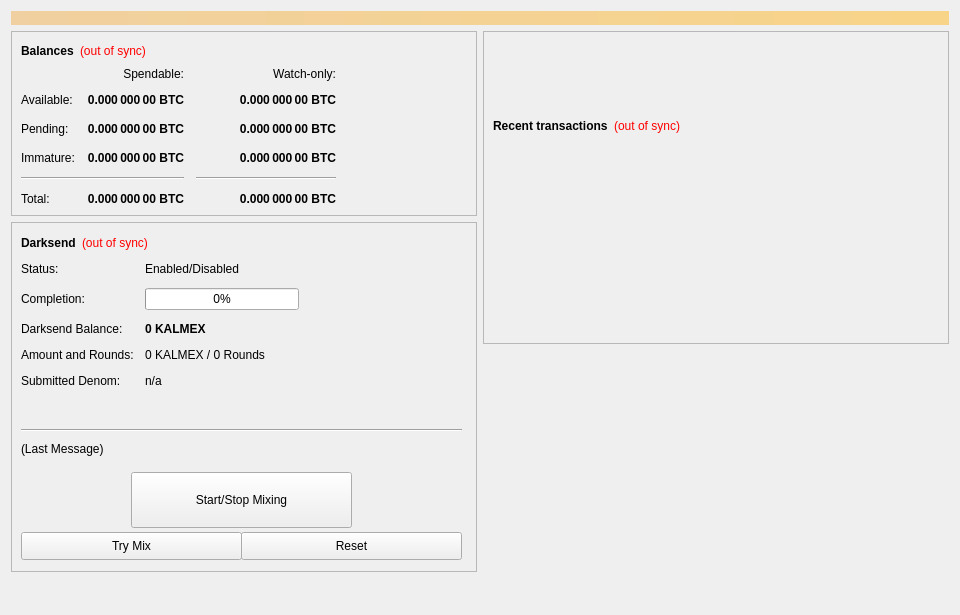
<?xml version="1.0" encoding="UTF-8"?>
<ui version="4.0">
 <class>OverviewPage</class>
 <widget class="QWidget" name="OverviewPage">
  <property name="geometry">
   <rect>
    <x>0</x>
    <y>0</y>
    <width>960</width>
    <height>615</height>
   </rect>
  </property>
  <property name="minimumSize">
   <size>
    <width>960</width>
    <height>0</height>
   </size>
  </property>
  <property name="windowTitle">
   <string>Form</string>
  </property>
  <layout class="QVBoxLayout" name="topLayout">
   <item>
    <widget class="QLabel" name="labelAlerts">
     <property name="visible">
      <bool>false</bool>
     </property>
     <property name="styleSheet">
      <string notr="true">background-color: qlineargradient(x1: 0, y1: 0, x2: 1, y2: 0, stop:0 #F0D0A0, stop:1 #F8D488); color:#000000;</string>
     </property>
     <property name="wordWrap">
      <bool>true</bool>
     </property>
     <property name="margin">
      <number>3</number>
     </property>
    </widget>
   </item>
   <item>
    <layout class="QHBoxLayout" name="horizontalLayout" stretch="1,1">
     <item>
      <layout class="QVBoxLayout" name="verticalLayout_2">
       <item>
        <widget class="QFrame" name="frame">
         <property name="frameShape">
          <enum>QFrame::StyledPanel</enum>
         </property>
         <property name="frameShadow">
          <enum>QFrame::Raised</enum>
         </property>
         <layout class="QVBoxLayout" name="verticalLayout_4">
          <item>
           <layout class="QHBoxLayout" name="horizontalLayout_4">
            <item>
             <widget class="QLabel" name="label_5">
              <property name="font">
               <font>
                <weight>75</weight>
                <bold>true</bold>
               </font>
              </property>
              <property name="text">
               <string>Balances</string>
              </property>
             </widget>
            </item>
            <item>
             <widget class="QLabel" name="labelWalletStatus">
              <property name="cursor">
               <cursorShape>WhatsThisCursor</cursorShape>
              </property>
              <property name="toolTip">
               <string>The displayed information may be out of date. Your wallet automatically synchronizes with the KALMEX network after a connection is established, but this process has not completed yet.</string>
              </property>
              <property name="styleSheet">
               <string notr="true">QLabel { color: red; }</string>
              </property>
              <property name="text">
               <string notr="true">(out of sync)</string>
              </property>
              <property name="alignment">
               <set>Qt::AlignLeading|Qt::AlignLeft|Qt::AlignVCenter</set>
              </property>
             </widget>
            </item>
            <item>
             <spacer name="horizontalSpacer_3">
              <property name="orientation">
               <enum>Qt::Horizontal</enum>
              </property>
              <property name="sizeHint" stdset="0">
               <size>
                <width>40</width>
                <height>20</height>
               </size>
              </property>
             </spacer>
            </item>
           </layout>
          </item>
          <item>
           <layout class="QGridLayout" name="gridLayout">
            <property name="spacing">
             <number>12</number>
            </property>
            <item row="2" column="2">
             <widget class="QLabel" name="labelWatchPending">
              <property name="font">
               <font>
                <weight>75</weight>
                <bold>true</bold>
               </font>
              </property>
              <property name="cursor">
               <cursorShape>IBeamCursor</cursorShape>
              </property>
              <property name="toolTip">
               <string>Unconfirmed transactions to watch-only addresses</string>
              </property>
              <property name="text">
               <string notr="true">0.000 000 00 BTC</string>
              </property>
              <property name="alignment">
               <set>Qt::AlignRight|Qt::AlignTrailing|Qt::AlignVCenter</set>
              </property>
              <property name="textInteractionFlags">
               <set>Qt::LinksAccessibleByMouse|Qt::TextSelectableByKeyboard|Qt::TextSelectableByMouse</set>
              </property>
             </widget>
            </item>
            <item row="2" column="1">
             <widget class="QLabel" name="labelUnconfirmed">
              <property name="font">
               <font>
                <weight>75</weight>
                <bold>true</bold>
               </font>
              </property>
              <property name="cursor">
               <cursorShape>IBeamCursor</cursorShape>
              </property>
              <property name="toolTip">
               <string>Total of transactions that have yet to be confirmed, and do not yet count toward the spendable balance</string>
              </property>
              <property name="text">
               <string notr="true">0.000 000 00 BTC</string>
              </property>
              <property name="alignment">
               <set>Qt::AlignRight|Qt::AlignTrailing|Qt::AlignVCenter</set>
              </property>
              <property name="textInteractionFlags">
               <set>Qt::LinksAccessibleByMouse|Qt::TextSelectableByKeyboard|Qt::TextSelectableByMouse</set>
              </property>
             </widget>
            </item>
            <item row="3" column="2">
             <widget class="QLabel" name="labelWatchImmature">
              <property name="font">
               <font>
                <weight>75</weight>
                <bold>true</bold>
               </font>
              </property>
              <property name="cursor">
               <cursorShape>IBeamCursor</cursorShape>
              </property>
              <property name="toolTip">
               <string>Staked or masternode rewards in watch-only addresses that has not yet matured</string>
              </property>
              <property name="text">
               <string notr="true">0.000 000 00 BTC</string>
              </property>
              <property name="alignment">
               <set>Qt::AlignRight|Qt::AlignTrailing|Qt::AlignVCenter</set>
              </property>
              <property name="textInteractionFlags">
               <set>Qt::LinksAccessibleByMouse|Qt::TextSelectableByKeyboard|Qt::TextSelectableByMouse</set>
              </property>
             </widget>
            </item>
            <item row="4" column="0" colspan="2">
             <widget class="Line" name="lineSpendableBalance">
              <property name="orientation">
               <enum>Qt::Horizontal</enum>
              </property>
             </widget>
            </item>
            <item row="4" column="2">
             <widget class="Line" name="lineWatchBalance">
              <property name="sizePolicy">
               <sizepolicy hsizetype="Preferred" vsizetype="Fixed">
                <horstretch>0</horstretch>
                <verstretch>0</verstretch>
               </sizepolicy>
              </property>
              <property name="minimumSize">
               <size>
                <width>140</width>
                <height>0</height>
               </size>
              </property>
              <property name="orientation">
               <enum>Qt::Horizontal</enum>
              </property>
             </widget>
            </item>
            <item row="5" column="0">
             <widget class="QLabel" name="labelTotalText">
              <property name="text">
               <string>Total:</string>
              </property>
             </widget>
            </item>
            <item row="3" column="1">
             <widget class="QLabel" name="labelImmature">
              <property name="font">
               <font>
                <weight>75</weight>
                <bold>true</bold>
               </font>
              </property>
              <property name="cursor">
               <cursorShape>IBeamCursor</cursorShape>
              </property>
              <property name="toolTip">
               <string>Staked or masternode rewards that has not yet matured</string>
              </property>
              <property name="text">
               <string notr="true">0.000 000 00 BTC</string>
              </property>
              <property name="alignment">
               <set>Qt::AlignRight|Qt::AlignTrailing|Qt::AlignVCenter</set>
              </property>
              <property name="textInteractionFlags">
               <set>Qt::LinksAccessibleByMouse|Qt::TextSelectableByKeyboard|Qt::TextSelectableByMouse</set>
              </property>
             </widget>
            </item>
            <item row="2" column="3">
             <spacer name="horizontalSpacer_2">
              <property name="orientation">
               <enum>Qt::Horizontal</enum>
              </property>
              <property name="sizeHint" stdset="0">
               <size>
                <width>40</width>
                <height>20</height>
               </size>
              </property>
             </spacer>
            </item>
            <item row="3" column="0">
             <widget class="QLabel" name="labelImmatureText">
              <property name="text">
               <string>Immature:</string>
              </property>
             </widget>
            </item>
            <item row="5" column="1">
             <widget class="QLabel" name="labelTotal">
              <property name="font">
               <font>
                <weight>75</weight>
                <bold>true</bold>
               </font>
              </property>
              <property name="cursor">
               <cursorShape>IBeamCursor</cursorShape>
              </property>
              <property name="toolTip">
               <string>Your current total balance</string>
              </property>
              <property name="text">
               <string notr="true">0.000 000 00 BTC</string>
              </property>
              <property name="alignment">
               <set>Qt::AlignRight|Qt::AlignTrailing|Qt::AlignVCenter</set>
              </property>
              <property name="textInteractionFlags">
               <set>Qt::LinksAccessibleByMouse|Qt::TextSelectableByKeyboard|Qt::TextSelectableByMouse</set>
              </property>
             </widget>
            </item>
            <item row="5" column="2">
             <widget class="QLabel" name="labelWatchTotal">
              <property name="font">
               <font>
                <weight>75</weight>
                <bold>true</bold>
               </font>
              </property>
              <property name="cursor">
               <cursorShape>IBeamCursor</cursorShape>
              </property>
              <property name="toolTip">
               <string>Current total balance in watch-only addresses</string>
              </property>
              <property name="text">
               <string notr="true">0.000 000 00 BTC</string>
              </property>
              <property name="alignment">
               <set>Qt::AlignRight|Qt::AlignTrailing|Qt::AlignVCenter</set>
              </property>
              <property name="textInteractionFlags">
               <set>Qt::LinksAccessibleByMouse|Qt::TextSelectableByKeyboard|Qt::TextSelectableByMouse</set>
              </property>
             </widget>
            </item>
            <item row="0" column="2">
             <widget class="QLabel" name="labelWatchonly">
              <property name="text">
               <string>Watch-only:</string>
              </property>
              <property name="alignment">
               <set>Qt::AlignRight|Qt::AlignTrailing|Qt::AlignVCenter</set>
              </property>
             </widget>
            </item>
            <item row="1" column="0">
             <widget class="QLabel" name="labelBalanceText">
              <property name="text">
               <string>Available:</string>
              </property>
             </widget>
            </item>
            <item row="1" column="1">
             <widget class="QLabel" name="labelBalance">
              <property name="font">
               <font>
                <weight>75</weight>
                <bold>true</bold>
               </font>
              </property>
              <property name="cursor">
               <cursorShape>IBeamCursor</cursorShape>
              </property>
              <property name="toolTip">
               <string>Your current spendable balance</string>
              </property>
              <property name="text">
               <string notr="true">0.000 000 00 BTC</string>
              </property>
              <property name="alignment">
               <set>Qt::AlignRight|Qt::AlignTrailing|Qt::AlignVCenter</set>
              </property>
              <property name="textInteractionFlags">
               <set>Qt::LinksAccessibleByMouse|Qt::TextSelectableByKeyboard|Qt::TextSelectableByMouse</set>
              </property>
             </widget>
            </item>
            <item row="1" column="2">
             <widget class="QLabel" name="labelWatchAvailable">
              <property name="font">
               <font>
                <weight>75</weight>
                <bold>true</bold>
               </font>
              </property>
              <property name="cursor">
               <cursorShape>IBeamCursor</cursorShape>
              </property>
              <property name="toolTip">
               <string>Your current balance in watch-only addresses</string>
              </property>
              <property name="text">
               <string notr="true">0.000 000 00 BTC</string>
              </property>
              <property name="alignment">
               <set>Qt::AlignRight|Qt::AlignTrailing|Qt::AlignVCenter</set>
              </property>
              <property name="textInteractionFlags">
               <set>Qt::LinksAccessibleByMouse|Qt::TextSelectableByKeyboard|Qt::TextSelectableByMouse</set>
              </property>
             </widget>
            </item>
            <item row="2" column="0">
             <widget class="QLabel" name="labelPendingText">
              <property name="text">
               <string>Pending:</string>
              </property>
             </widget>
            </item>
            <item row="0" column="1">
             <widget class="QLabel" name="labelSpendable">
              <property name="text">
               <string>Spendable:</string>
              </property>
              <property name="alignment">
               <set>Qt::AlignRight|Qt::AlignTrailing|Qt::AlignVCenter</set>
              </property>
             </widget>
            </item>
           </layout>
          </item>
         </layout>
        </widget>
       </item>
       <item>
        <widget class="QFrame" name="frameDarksend">
         <property name="minimumSize">
          <size>
           <width>0</width>
           <height>350</height>
          </size>
         </property>
         <property name="layoutDirection">
          <enum>Qt::LeftToRight</enum>
         </property>
         <property name="frameShape">
          <enum>QFrame::StyledPanel</enum>
         </property>
         <property name="frameShadow">
          <enum>QFrame::Raised</enum>
         </property>
         <widget class="QWidget" name="formLayoutWidget">
          <property name="geometry">
           <rect>
            <x>10</x>
            <y>40</y>
            <width>451</width>
            <height>161</height>
           </rect>
          </property>
          <layout class="QFormLayout" name="formLayout">
           <property name="fieldGrowthPolicy">
            <enum>QFormLayout::AllNonFixedFieldsGrow</enum>
           </property>
           <property name="horizontalSpacing">
            <number>11</number>
           </property>
           <property name="verticalSpacing">
            <number>12</number>
           </property>
           <item row="0" column="0">
            <widget class="QLabel" name="label_6">
             <property name="text">
              <string>Status:</string>
             </property>
            </widget>
           </item>
           <item row="1" column="0">
            <widget class="QLabel" name="label_7">
             <property name="text">
              <string>Completion:</string>
             </property>
            </widget>
           </item>
           <item row="1" column="1">
            <widget class="QProgressBar" name="DarksendProgress">
             <property name="maximumSize">
              <size>
               <width>154</width>
               <height>16777215</height>
              </size>
             </property>
             <property name="value">
              <number>0</number>
             </property>
            </widget>
           </item>
           <item row="2" column="0">
            <widget class="QLabel" name="labelAnonymizedText">
             <property name="text">
              <string>Darksend Balance:</string>
             </property>
            </widget>
           </item>
           <item row="2" column="1">
            <widget class="QLabel" name="labelAnonymized">
             <property name="font">
              <font>
               <weight>75</weight>
               <bold>true</bold>
              </font>
             </property>
             <property name="text">
              <string notr="true">0 KALMEX</string>
             </property>
            </widget>
           </item>
           <item row="3" column="0">
            <widget class="QLabel" name="label_8">
             <property name="text">
              <string>Amount and Rounds:</string>
             </property>
            </widget>
           </item>
           <item row="3" column="1">
            <widget class="QLabel" name="labelAmountRounds">
             <property name="text">
              <string>0 KALMEX / 0 Rounds</string>
             </property>
            </widget>
           </item>
           <item row="4" column="0">
            <widget class="QLabel" name="label_9">
             <property name="text">
              <string>Submitted Denom:</string>
             </property>
            </widget>
           </item>
           <item row="4" column="1">
            <widget class="QLabel" name="labelSubmittedDenom">
             <property name="toolTip">
              <string>The denominations you submitted to the Masternode.&lt;br&gt;To mix, other users must submit the exact same denominations.</string>
             </property>
             <property name="text">
              <string>n/a</string>
             </property>
            </widget>
           </item>
           <item row="0" column="1">
            <widget class="QLabel" name="DarksendEnabled">
             <property name="text">
              <string>Enabled/Disabled</string>
             </property>
            </widget>
           </item>
          </layout>
         </widget>
         <widget class="QPushButton" name="runAutoDenom">
          <property name="geometry">
           <rect>
            <x>251</x>
            <y>17</y>
            <width>1</width>
            <height>1</height>
           </rect>
          </property>
          <property name="palette">
           <palette>
            <active>
             <colorrole role="WindowText">
              <brush brushstyle="SolidPattern">
               <color alpha="255">
                <red>0</red>
                <green>0</green>
                <blue>0</blue>
               </color>
              </brush>
             </colorrole>
             <colorrole role="Button">
              <brush brushstyle="SolidPattern">
               <color alpha="255">
                <red>239</red>
                <green>238</green>
                <blue>238</blue>
               </color>
              </brush>
             </colorrole>
             <colorrole role="Light">
              <brush brushstyle="SolidPattern">
               <color alpha="255">
                <red>255</red>
                <green>255</green>
                <blue>255</blue>
               </color>
              </brush>
             </colorrole>
             <colorrole role="Midlight">
              <brush brushstyle="SolidPattern">
               <color alpha="255">
                <red>247</red>
                <green>246</green>
                <blue>246</blue>
               </color>
              </brush>
             </colorrole>
             <colorrole role="Dark">
              <brush brushstyle="SolidPattern">
               <color alpha="255">
                <red>119</red>
                <green>119</green>
                <blue>119</blue>
               </color>
              </brush>
             </colorrole>
             <colorrole role="Mid">
              <brush brushstyle="SolidPattern">
               <color alpha="255">
                <red>159</red>
                <green>159</green>
                <blue>159</blue>
               </color>
              </brush>
             </colorrole>
             <colorrole role="Text">
              <brush brushstyle="SolidPattern">
               <color alpha="255">
                <red>0</red>
                <green>0</green>
                <blue>0</blue>
               </color>
              </brush>
             </colorrole>
             <colorrole role="BrightText">
              <brush brushstyle="SolidPattern">
               <color alpha="255">
                <red>255</red>
                <green>255</green>
                <blue>255</blue>
               </color>
              </brush>
             </colorrole>
             <colorrole role="ButtonText">
              <brush brushstyle="SolidPattern">
               <color alpha="255">
                <red>0</red>
                <green>0</green>
                <blue>0</blue>
               </color>
              </brush>
             </colorrole>
             <colorrole role="Base">
              <brush brushstyle="SolidPattern">
               <color alpha="255">
                <red>255</red>
                <green>255</green>
                <blue>255</blue>
               </color>
              </brush>
             </colorrole>
             <colorrole role="Window">
              <brush brushstyle="SolidPattern">
               <color alpha="255">
                <red>239</red>
                <green>238</green>
                <blue>238</blue>
               </color>
              </brush>
             </colorrole>
             <colorrole role="Shadow">
              <brush brushstyle="SolidPattern">
               <color alpha="255">
                <red>0</red>
                <green>0</green>
                <blue>0</blue>
               </color>
              </brush>
             </colorrole>
             <colorrole role="AlternateBase">
              <brush brushstyle="SolidPattern">
               <color alpha="255">
                <red>247</red>
                <green>246</green>
                <blue>246</blue>
               </color>
              </brush>
             </colorrole>
             <colorrole role="ToolTipBase">
              <brush brushstyle="SolidPattern">
               <color alpha="255">
                <red>255</red>
                <green>255</green>
                <blue>220</blue>
               </color>
              </brush>
             </colorrole>
             <colorrole role="ToolTipText">
              <brush brushstyle="SolidPattern">
               <color alpha="255">
                <red>0</red>
                <green>0</green>
                <blue>0</blue>
               </color>
              </brush>
             </colorrole>
            </active>
            <inactive>
             <colorrole role="WindowText">
              <brush brushstyle="SolidPattern">
               <color alpha="255">
                <red>0</red>
                <green>0</green>
                <blue>0</blue>
               </color>
              </brush>
             </colorrole>
             <colorrole role="Button">
              <brush brushstyle="SolidPattern">
               <color alpha="255">
                <red>239</red>
                <green>238</green>
                <blue>238</blue>
               </color>
              </brush>
             </colorrole>
             <colorrole role="Light">
              <brush brushstyle="SolidPattern">
               <color alpha="255">
                <red>255</red>
                <green>255</green>
                <blue>255</blue>
               </color>
              </brush>
             </colorrole>
             <colorrole role="Midlight">
              <brush brushstyle="SolidPattern">
               <color alpha="255">
                <red>247</red>
                <green>246</green>
                <blue>246</blue>
               </color>
              </brush>
             </colorrole>
             <colorrole role="Dark">
              <brush brushstyle="SolidPattern">
               <color alpha="255">
                <red>119</red>
                <green>119</green>
                <blue>119</blue>
               </color>
              </brush>
             </colorrole>
             <colorrole role="Mid">
              <brush brushstyle="SolidPattern">
               <color alpha="255">
                <red>159</red>
                <green>159</green>
                <blue>159</blue>
               </color>
              </brush>
             </colorrole>
             <colorrole role="Text">
              <brush brushstyle="SolidPattern">
               <color alpha="255">
                <red>0</red>
                <green>0</green>
                <blue>0</blue>
               </color>
              </brush>
             </colorrole>
             <colorrole role="BrightText">
              <brush brushstyle="SolidPattern">
               <color alpha="255">
                <red>255</red>
                <green>255</green>
                <blue>255</blue>
               </color>
              </brush>
             </colorrole>
             <colorrole role="ButtonText">
              <brush brushstyle="SolidPattern">
               <color alpha="255">
                <red>0</red>
                <green>0</green>
                <blue>0</blue>
               </color>
              </brush>
             </colorrole>
             <colorrole role="Base">
              <brush brushstyle="SolidPattern">
               <color alpha="255">
                <red>255</red>
                <green>255</green>
                <blue>255</blue>
               </color>
              </brush>
             </colorrole>
             <colorrole role="Window">
              <brush brushstyle="SolidPattern">
               <color alpha="255">
                <red>239</red>
                <green>238</green>
                <blue>238</blue>
               </color>
              </brush>
             </colorrole>
             <colorrole role="Shadow">
              <brush brushstyle="SolidPattern">
               <color alpha="255">
                <red>0</red>
                <green>0</green>
                <blue>0</blue>
               </color>
              </brush>
             </colorrole>
             <colorrole role="AlternateBase">
              <brush brushstyle="SolidPattern">
               <color alpha="255">
                <red>247</red>
                <green>246</green>
                <blue>246</blue>
               </color>
              </brush>
             </colorrole>
             <colorrole role="ToolTipBase">
              <brush brushstyle="SolidPattern">
               <color alpha="255">
                <red>255</red>
                <green>255</green>
                <blue>220</blue>
               </color>
              </brush>
             </colorrole>
             <colorrole role="ToolTipText">
              <brush brushstyle="SolidPattern">
               <color alpha="255">
                <red>0</red>
                <green>0</green>
                <blue>0</blue>
               </color>
              </brush>
             </colorrole>
            </inactive>
            <disabled>
             <colorrole role="WindowText">
              <brush brushstyle="SolidPattern">
               <color alpha="255">
                <red>119</red>
                <green>119</green>
                <blue>119</blue>
               </color>
              </brush>
             </colorrole>
             <colorrole role="Button">
              <brush brushstyle="SolidPattern">
               <color alpha="255">
                <red>239</red>
                <green>238</green>
                <blue>238</blue>
               </color>
              </brush>
             </colorrole>
             <colorrole role="Light">
              <brush brushstyle="SolidPattern">
               <color alpha="255">
                <red>255</red>
                <green>255</green>
                <blue>255</blue>
               </color>
              </brush>
             </colorrole>
             <colorrole role="Midlight">
              <brush brushstyle="SolidPattern">
               <color alpha="255">
                <red>247</red>
                <green>246</green>
                <blue>246</blue>
               </color>
              </brush>
             </colorrole>
             <colorrole role="Dark">
              <brush brushstyle="SolidPattern">
               <color alpha="255">
                <red>119</red>
                <green>119</green>
                <blue>119</blue>
               </color>
              </brush>
             </colorrole>
             <colorrole role="Mid">
              <brush brushstyle="SolidPattern">
               <color alpha="255">
                <red>159</red>
                <green>159</green>
                <blue>159</blue>
               </color>
              </brush>
             </colorrole>
             <colorrole role="Text">
              <brush brushstyle="SolidPattern">
               <color alpha="255">
                <red>119</red>
                <green>119</green>
                <blue>119</blue>
               </color>
              </brush>
             </colorrole>
             <colorrole role="BrightText">
              <brush brushstyle="SolidPattern">
               <color alpha="255">
                <red>255</red>
                <green>255</green>
                <blue>255</blue>
               </color>
              </brush>
             </colorrole>
             <colorrole role="ButtonText">
              <brush brushstyle="SolidPattern">
               <color alpha="255">
                <red>119</red>
                <green>119</green>
                <blue>119</blue>
               </color>
              </brush>
             </colorrole>
             <colorrole role="Base">
              <brush brushstyle="SolidPattern">
               <color alpha="255">
                <red>239</red>
                <green>238</green>
                <blue>238</blue>
               </color>
              </brush>
             </colorrole>
             <colorrole role="Window">
              <brush brushstyle="SolidPattern">
               <color alpha="255">
                <red>239</red>
                <green>238</green>
                <blue>238</blue>
               </color>
              </brush>
             </colorrole>
             <colorrole role="Shadow">
              <brush brushstyle="SolidPattern">
               <color alpha="255">
                <red>0</red>
                <green>0</green>
                <blue>0</blue>
               </color>
              </brush>
             </colorrole>
             <colorrole role="AlternateBase">
              <brush brushstyle="SolidPattern">
               <color alpha="255">
                <red>239</red>
                <green>238</green>
                <blue>238</blue>
               </color>
              </brush>
             </colorrole>
             <colorrole role="ToolTipBase">
              <brush brushstyle="SolidPattern">
               <color alpha="255">
                <red>255</red>
                <green>255</green>
                <blue>220</blue>
               </color>
              </brush>
             </colorrole>
             <colorrole role="ToolTipText">
              <brush brushstyle="SolidPattern">
               <color alpha="255">
                <red>0</red>
                <green>0</green>
                <blue>0</blue>
               </color>
              </brush>
             </colorrole>
            </disabled>
           </palette>
          </property>
          <property name="focusPolicy">
           <enum>Qt::NoFocus</enum>
          </property>
          <property name="autoFillBackground">
           <bool>true</bool>
          </property>
          <property name="text">
           <string/>
          </property>
          <property name="flat">
           <bool>true</bool>
          </property>
         </widget>
         <widget class="QPushButton" name="toggleDarksend">
          <property name="geometry">
           <rect>
            <x>120</x>
            <y>250</y>
            <width>221</width>
            <height>56</height>
           </rect>
          </property>
          <property name="sizePolicy">
           <sizepolicy hsizetype="MinimumExpanding" vsizetype="Fixed">
            <horstretch>0</horstretch>
            <verstretch>0</verstretch>
           </sizepolicy>
          </property>
          <property name="text">
           <string>Start/Stop Mixing</string>
          </property>
         </widget>
         <widget class="Line" name="lineLastMessage">
          <property name="geometry">
           <rect>
            <x>10</x>
            <y>200</y>
            <width>441</width>
            <height>16</height>
           </rect>
          </property>
          <property name="orientation">
           <enum>Qt::Horizontal</enum>
          </property>
         </widget>
         <widget class="QLabel" name="DarksendStatus">
          <property name="geometry">
           <rect>
            <x>10</x>
            <y>220</y>
            <width>451</width>
            <height>61</height>
           </rect>
          </property>
          <property name="minimumSize">
           <size>
            <width>288</width>
            <height>43</height>
           </size>
          </property>
          <property name="text">
           <string>(Last Message)</string>
          </property>
          <property name="alignment">
           <set>Qt::AlignLeading|Qt::AlignLeft|Qt::AlignTop</set>
          </property>
          <property name="wordWrap">
           <bool>true</bool>
          </property>
         </widget>
         <widget class="QPushButton" name="DarksendAuto">
          <property name="geometry">
           <rect>
            <x>10</x>
            <y>310</y>
            <width>221</width>
            <height>28</height>
           </rect>
          </property>
          <property name="sizePolicy">
           <sizepolicy hsizetype="MinimumExpanding" vsizetype="Fixed">
            <horstretch>0</horstretch>
            <verstretch>0</verstretch>
           </sizepolicy>
          </property>
          <property name="toolTip">
           <string>Try to manually submit a Darksend request.</string>
          </property>
          <property name="text">
           <string>Try Mix</string>
          </property>
         </widget>
         <widget class="QPushButton" name="DarksendReset">
          <property name="geometry">
           <rect>
            <x>230</x>
            <y>310</y>
            <width>221</width>
            <height>28</height>
           </rect>
          </property>
          <property name="sizePolicy">
           <sizepolicy hsizetype="MinimumExpanding" vsizetype="Fixed">
            <horstretch>0</horstretch>
            <verstretch>0</verstretch>
           </sizepolicy>
          </property>
          <property name="toolTip">
           <string>Reset the current status of Darksend (can interrupt Darksend if it's in the process of Mixing, which can cost you money!)</string>
          </property>
          <property name="autoFillBackground">
           <bool>false</bool>
          </property>
          <property name="text">
           <string>Reset</string>
          </property>
         </widget>
         <widget class="QWidget" name="layoutWidget">
          <property name="geometry">
           <rect>
            <x>10</x>
            <y>10</y>
            <width>431</width>
            <height>22</height>
           </rect>
          </property>
          <layout class="QHBoxLayout" name="horizontalLayout_5">
           <item>
            <widget class="QLabel" name="label_2">
             <property name="font">
              <font>
               <weight>75</weight>
               <bold>true</bold>
              </font>
             </property>
             <property name="text">
              <string>Darksend</string>
             </property>
            </widget>
           </item>
           <item>
            <widget class="QLabel" name="labelDarksendSyncStatus">
             <property name="toolTip">
              <string>The displayed information may be out of date. Your wallet automatically synchronizes with the KALMEX network after a connection is established, but this process has not completed yet.</string>
             </property>
             <property name="styleSheet">
              <string notr="true">QLabel { color: red; }</string>
             </property>
             <property name="text">
              <string notr="true">(out of sync)</string>
             </property>
             <property name="alignment">
              <set>Qt::AlignLeading|Qt::AlignLeft|Qt::AlignVCenter</set>
             </property>
            </widget>
           </item>
           <item>
            <spacer name="horizontalSpacer_4">
             <property name="orientation">
              <enum>Qt::Horizontal</enum>
             </property>
             <property name="sizeHint" stdset="0">
              <size>
               <width>40</width>
               <height>20</height>
              </size>
             </property>
            </spacer>
           </item>
          </layout>
         </widget>
        </widget>
       </item>
       <item>
        <spacer name="verticalSpacer">
         <property name="orientation">
          <enum>Qt::Vertical</enum>
         </property>
         <property name="sizeHint" stdset="0">
          <size>
           <width>20</width>
           <height>40</height>
          </size>
         </property>
        </spacer>
       </item>
      </layout>
     </item>
     <item>
      <layout class="QVBoxLayout" name="verticalLayout_3">
       <item>
        <widget class="QFrame" name="frame_2">
         <property name="frameShape">
          <enum>QFrame::StyledPanel</enum>
         </property>
         <property name="frameShadow">
          <enum>QFrame::Raised</enum>
         </property>
         <layout class="QVBoxLayout" name="verticalLayout">
          <item>
           <spacer name="verticalSpacer_3">
            <property name="orientation">
             <enum>Qt::Vertical</enum>
            </property>
            <property name="sizeType">
             <enum>QSizePolicy::Fixed</enum>
            </property>
            <property name="sizeHint" stdset="0">
             <size>
              <width>20</width>
              <height>75</height>
             </size>
            </property>
           </spacer>
          </item>
          <item>
           <layout class="QHBoxLayout" name="horizontalLayout_2">
            <item>
             <widget class="QLabel" name="label_4">
              <property name="font">
               <font>
                <weight>75</weight>
                <bold>true</bold>
               </font>
              </property>
              <property name="text">
               <string>Recent transactions</string>
              </property>
             </widget>
            </item>
            <item>
             <widget class="QLabel" name="labelTransactionsStatus">
              <property name="cursor">
               <cursorShape>WhatsThisCursor</cursorShape>
              </property>
              <property name="toolTip">
               <string>The displayed information may be out of date. Your wallet automatically synchronizes with the KALMEX network after a connection is established, but this process has not completed yet.</string>
              </property>
              <property name="styleSheet">
               <string notr="true">QLabel { color: red; }</string>
              </property>
              <property name="text">
               <string notr="true">(out of sync)</string>
              </property>
              <property name="alignment">
               <set>Qt::AlignRight|Qt::AlignTrailing|Qt::AlignVCenter</set>
              </property>
             </widget>
            </item>
            <item>
             <spacer name="horizontalSpacer">
              <property name="orientation">
               <enum>Qt::Horizontal</enum>
              </property>
              <property name="sizeHint" stdset="0">
               <size>
                <width>40</width>
                <height>20</height>
               </size>
              </property>
             </spacer>
            </item>
           </layout>
          </item>
          <item>
           <widget class="QListView" name="listTransactions">
            <property name="styleSheet">
             <string notr="true">QListView { background: transparent; }</string>
            </property>
            <property name="frameShape">
             <enum>QFrame::NoFrame</enum>
            </property>
            <property name="verticalScrollBarPolicy">
             <enum>Qt::ScrollBarAlwaysOff</enum>
            </property>
            <property name="horizontalScrollBarPolicy">
             <enum>Qt::ScrollBarAlwaysOff</enum>
            </property>
            <property name="selectionMode">
             <enum>QAbstractItemView::NoSelection</enum>
            </property>
           </widget>
          </item>
         </layout>
        </widget>
       </item>
       <item>
        <spacer name="verticalSpacer_2">
         <property name="orientation">
          <enum>Qt::Vertical</enum>
         </property>
         <property name="sizeType">
          <enum>QSizePolicy::Expanding</enum>
         </property>
         <property name="sizeHint" stdset="0">
          <size>
           <width>20</width>
           <height>40</height>
          </size>
         </property>
        </spacer>
       </item>
      </layout>
     </item>
    </layout>
   </item>
  </layout>
 </widget>
 <resources/>
 <connections/>
</ui>
